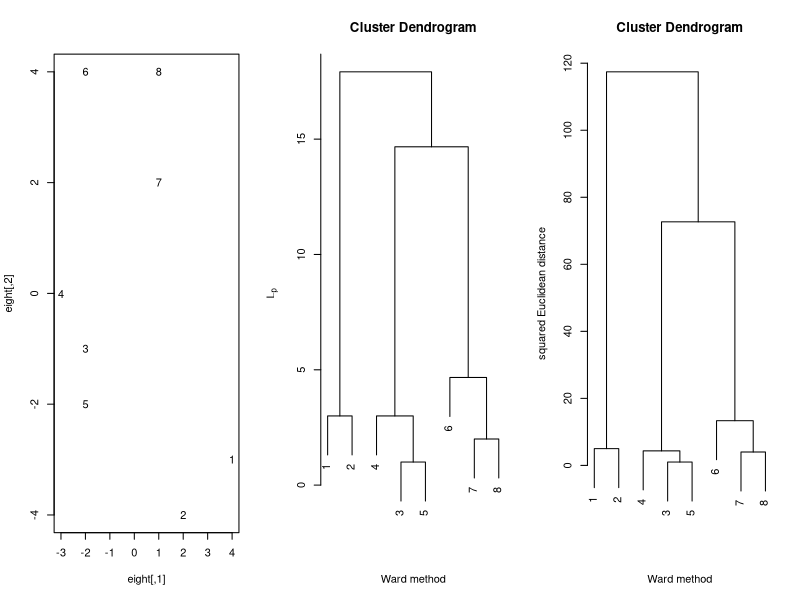
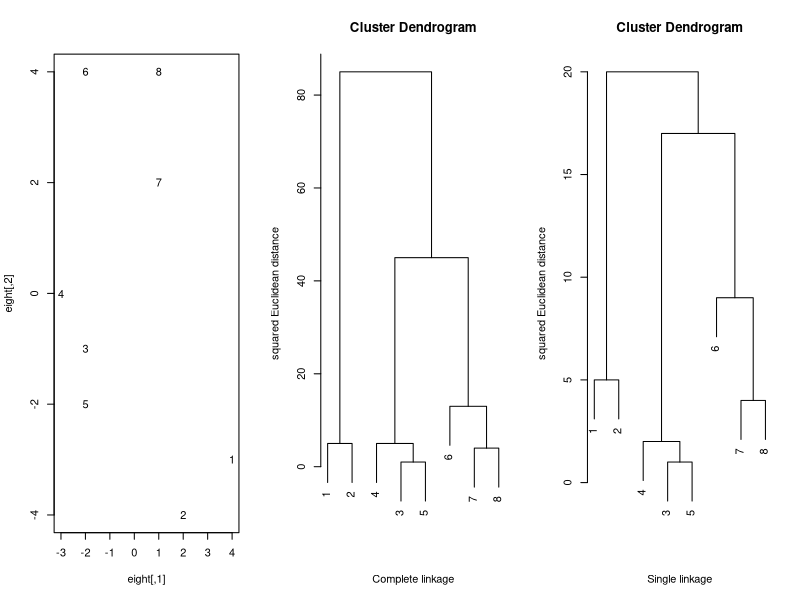
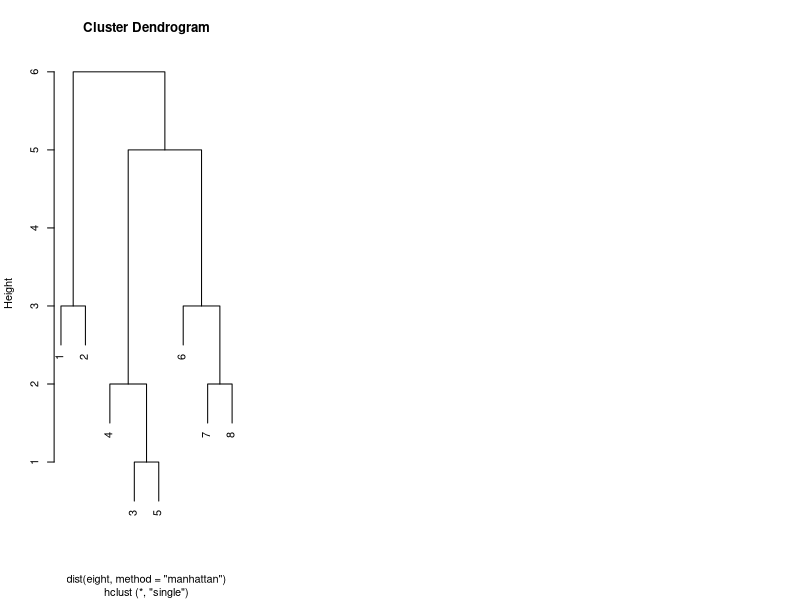

The R script that drew these images, in order:
## ----------------------------------------------------------------------------
##  Book:        Multivariate Statistics: Exercises and Solutions Series 
## ----------------------------------------------------------------------------
##	   
##
##  Macro:       SMSclus8p
## ----------------------------------------------------------------------------
##  Description: Ward method and complete linkage using squared Euclidean 
##               distance for 8 points example
## ----------------------------------------------------------------------------
##  Author:      
## ----------------------------------------------------------------------------
#graphics.off()
rm(list=ls(all=TRUE))

eight=cbind(c(-3,-2,-2,-2,1,1,2,4),c(0,4,-1,-2,4,2,-4,-3))
eight=eight[c(8,7,3,1,4,2,6,5),]

opar <- par(mfrow = c(1,3))
plot(eight, type="n")
text(eight,as.character(1:8))

A = matrix(rep(t(eight), dim(eight)[1]), byrow = TRUE, ncol = 2)
B = matrix(rep(eight, each = dim(eight)[1]), ncol = 2)
p = 1
mydistance = matrix(rowSums(abs(A-B)^p)^(1/p), 8, 8)


plot(hclust(as.dist(mydistance),method="ward.D"),ylab=expression(L[p]),sub="",xlab="Ward method") 
plot(hclust(dist(eight,method="euclidean")^2,method="ward.D"),ylab="squared Euclidean distance",sub="",xlab="Ward method") 

plot(eight, type="n")
text(eight,as.character(1:8))

plot(hclust(dist(eight,method="euclidean")^2,method="complete"),ylab="squared Euclidean distance",sub="",xlab="Complete linkage") 
plot(hclust(dist(eight,method="euclidean")^2,method="single"),ylab="squared Euclidean distance",sub="",xlab="Single linkage") 

plot(hclust(dist(eight,method="manhattan"),method="single")) 

par(opar)

